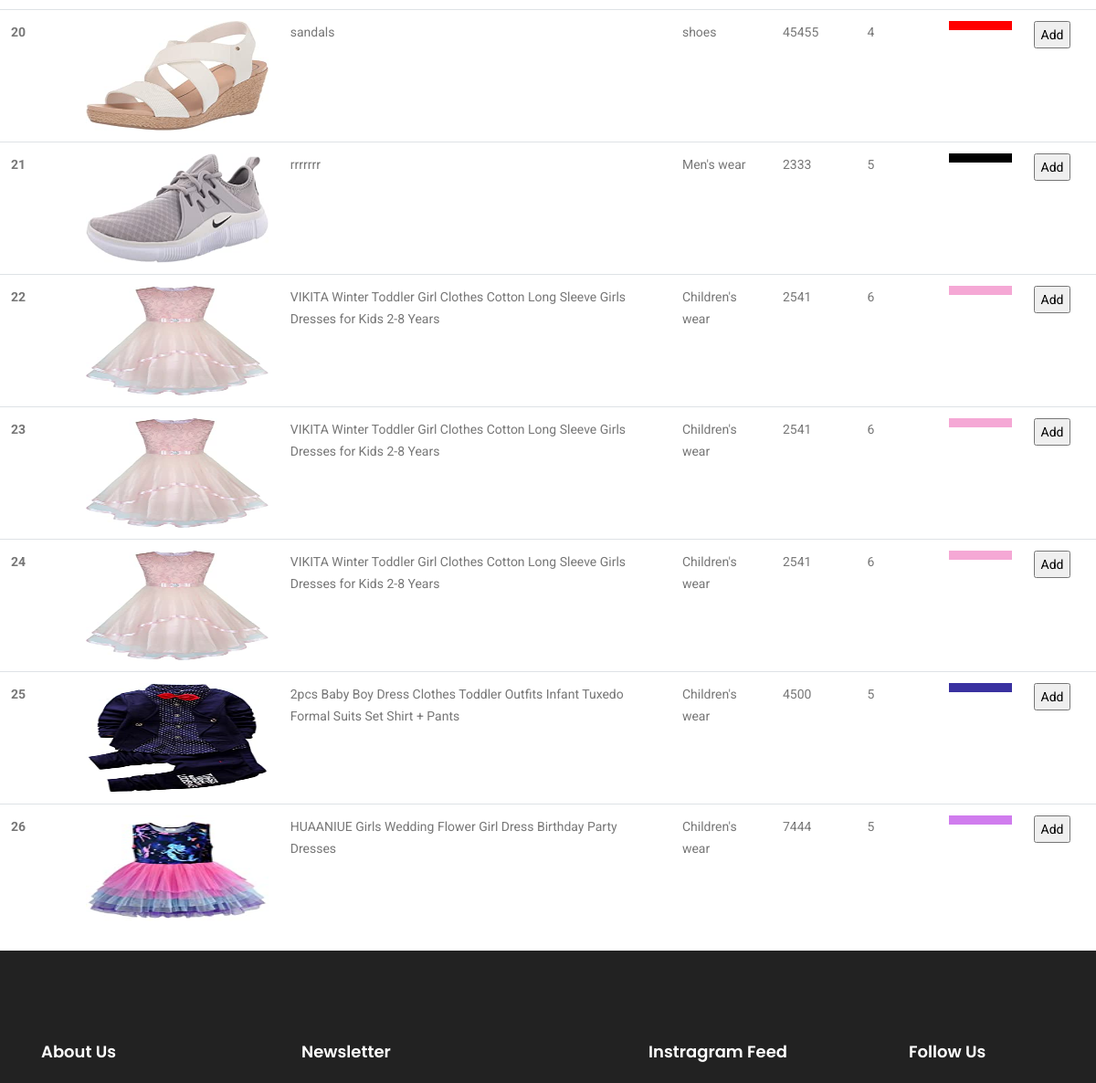
Before: /pro/ (middle part) with the older database file.
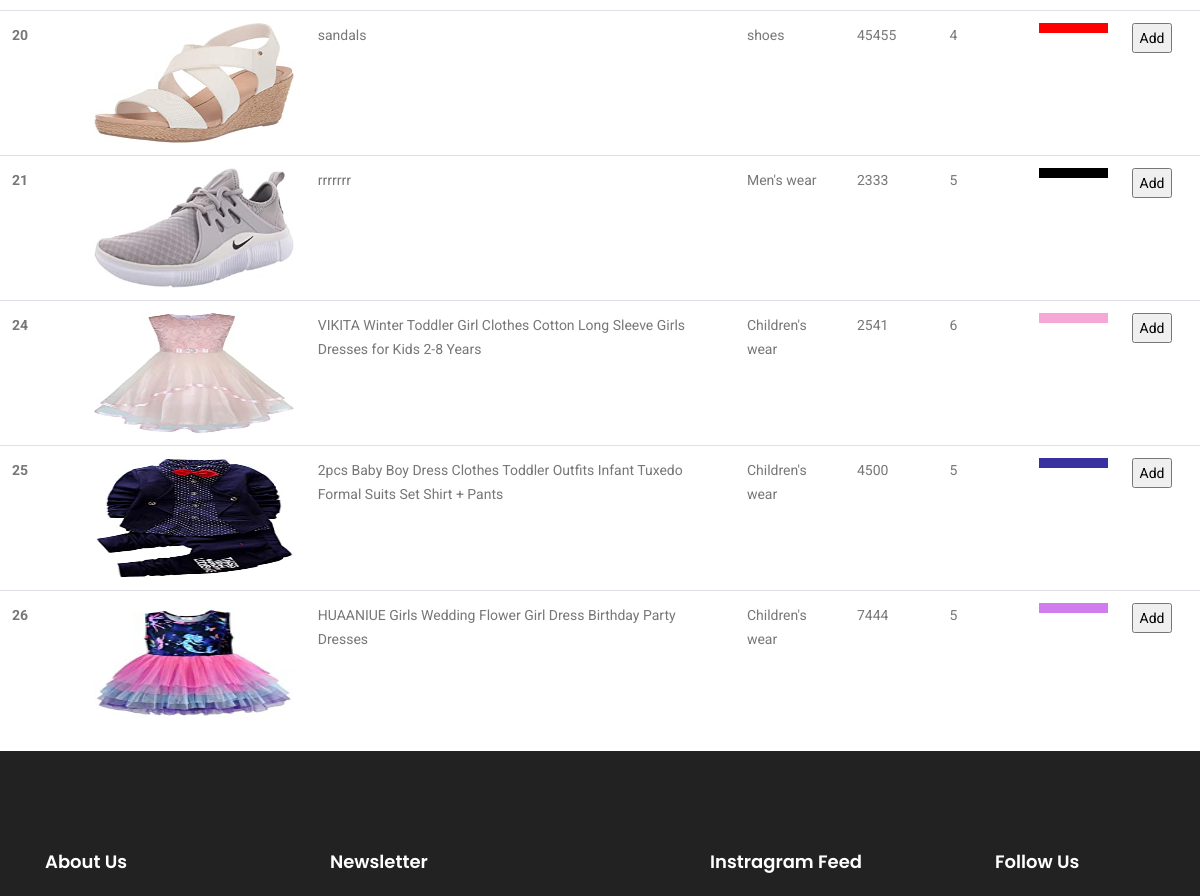
After: the same page with the newer database file.
### app/models.py (models this page shows)
class products(models.Model):
    Pname = models.CharField(max_length=100)
    Pcategory = models.CharField(max_length=50)
    Psize = models.CharField(max_length=50)
    Ptype = models.CharField(max_length=50)
    Pprice = models.IntegerField()
    Pcolor = models.CharField(max_length=50)
    Pimage = models.ImageField(upload_to="image")

### app/views.py (the view)
# urls.py: path('pro/',views.pro,name='pro'),
def pro(request):
    all_products = products.objects.all()
    return render(request,'app/pro.html',{"keys":all_products})

### app/templates/app/pro.html (shortened to what this page needs)
{% extends 'app/base.html' %}
{% load static %}
{% block content %}
	<table class="table" border: 1px solid black;>
		<tbody>
			{% for product in keys %}
		  <tr>
			<th scope="row">{{product.id}}</th>
			<td><img src=" {{MEDIA_URL}}{{product.Pimage.url}}" height="120px" width="200px" alt=""> </td>
			<td>{{product.Pname}}</td>
			<td>{{product.Pcategory}}</td>
			<td>{{product.Pprice}}</td>
			<td>{{product.Psize}}</td>
			<td><div style="height:  10px; width:10;  background-color:{{product.Pcolor}}"></div></td>
			<td>
				<form name="edit">
					<input type = "submit" name="action" value="Add">
				</form>
				</td>
		  </tr>
		  {% endfor %}
		</tbody>
	  </table>
{% endblock %}

Changed rows visible on the page:
removed products: id "22", Pimage (picture), Pname "VIKITA Winter Toddler Girl Clothes Cotton Long Sleeve Girls Dresses for Kids 2-8 Years", Pcategory "Children's wear", Pprice "2541", Psize "6"
removed products: id "23", Pimage (picture), Pname "VIKITA Winter Toddler Girl Clothes Cotton Long Sleeve Girls Dresses for Kids 2-8 Years", Pcategory "Children's wear", Pprice "2541", Psize "6"
